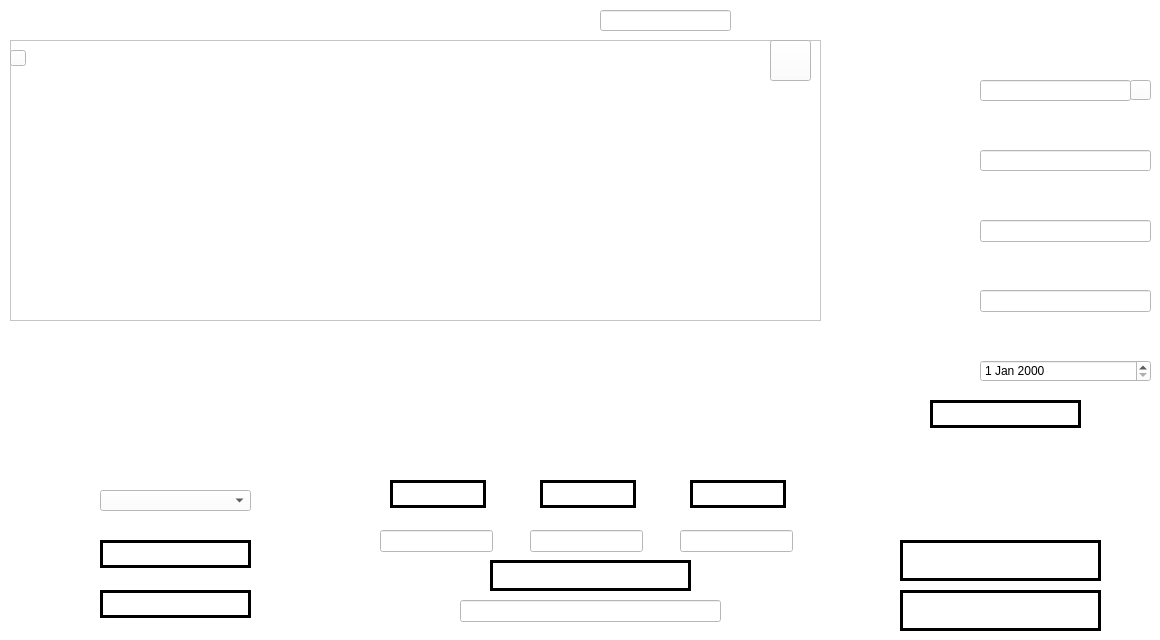
     <widget class="QWidget" name="tab">
      <property name="styleSheet">
       <string notr="true">border-color: rgb(255, 255, 255);
background-color: rgb(255, 255, 255);</string>
      </property>
      <attribute name="title">
       <string>DEPENSES</string>
      </attribute>
      <widget class="QTableView" name="tab_dep">
       <property name="geometry">
        <rect>
         <x>10</x>
         <y>40</y>
         <width>811</width>
         <height>281</height>
        </rect>
       </property>
       <property name="styleSheet">
        <string notr="true">border-image: url(:/images/WHITE.png);</string>
       </property>
      </widget>
      <widget class="QPushButton" name="supp_dep">
       <property name="geometry">
        <rect>
         <x>100</x>
         <y>590</y>
         <width>151</width>
         <height>28</height>
        </rect>
       </property>
       <property name="cursor">
        <cursorShape>PointingHandCursor</cursorShape>
       </property>
       <property name="styleSheet">
        <string notr="true"> QPushButton {
color: #ffffff;
border: 3px solid #000000;
font: 10pt &quot;Segoe UI Black&quot;;
border-radius: 15px;
padding: 5px;
background: qradialgradient(cx: 0.3, cy: -0.4,
fx: 0.3, fy: -0.4,
radius: 1.65, stop: 0 #1E73E8, stop: 1 #1E73E8);
min-width: 80px;
}

QPushButton:hover {
background: qradialgradient(cx: 0.3, cy: -0.4,
fx: 0.3, fy: -0.4,
radius: 1.65, stop: 0 #5E9DF5, stop: 1 #5E9DF5);
}

 QPushButton:pressed {
background: qradialgradient(cx: 0.4, cy: -0.1,
fx: 0.4, fy: -0.1,
radius: 1.65, stop: 0 #0936F5, stop: 1 #0936F5);
}</string>
       </property>
       <property name="text">
        <string>Supprimer</string>
       </property>
      </widget>
      <widget class="QPushButton" name="mod_dep">
       <property name="geometry">
        <rect>
         <x>100</x>
         <y>540</y>
         <width>151</width>
         <height>28</height>
        </rect>
       </property>
       <property name="cursor">
        <cursorShape>PointingHandCursor</cursorShape>
       </property>
       <property name="styleSheet">
        <string notr="true"> QPushButton {
color: #ffffff;
border: 3px solid #000000;
font: 10pt &quot;Segoe UI Black&quot;;
border-radius: 26px;
padding: 5px;
background: qradialgradient(cx: 0.3, cy: -0.4,
fx: 0.3, fy: -0.4,
radius: 1.65, stop: 0 #1E73E8, stop: 1 #1E73E8);
min-width: 80px;
}

QPushButton:hover {
background: qradialgradient(cx: 0.3, cy: -0.4,
fx: 0.3, fy: -0.4,
radius: 1.65, stop: 0 #5E9DF5, stop: 1 #5E9DF5);
}

 QPushButton:pressed {
background: qradialgradient(cx: 0.4, cy: -0.1,
fx: 0.4, fy: -0.1,
radius: 1.65, stop: 0 #0936F5, stop: 1 #0936F5);
}</string>
       </property>
       <property name="text">
        <string>Modifier</string>
       </property>
      </widget>
      <widget class="QPushButton" name="refresh_dep">
       <property name="geometry">
        <rect>
         <x>10</x>
         <y>50</y>
         <width>16</width>
         <height>16</height>
        </rect>
       </property>
       <property name="cursor">
        <cursorShape>PointingHandCursor</cursorShape>
       </property>
       <property name="styleSheet">
        <string notr="true">border-image:url(:/images/reffffffffffff.png)</string>
       </property>
       <property name="text">
        <string/>
       </property>
      </widget>
      <widget class="QPushButton" name="pushButton">
       <property name="geometry">
        <rect>
         <x>930</x>
         <y>400</y>
         <width>151</width>
         <height>28</height>
        </rect>
       </property>
       <property name="cursor">
        <cursorShape>PointingHandCursor</cursorShape>
       </property>
       <property name="styleSheet">
        <string notr="true"> QPushButton {
color: #ffffff;
border: 3px solid #000000;
font: 10pt &quot;Segoe UI Black&quot;;
border-radius: 26px;
padding: 5px;
background: qradialgradient(cx: 0.3, cy: -0.4,
fx: 0.3, fy: -0.4,
radius: 1.65, stop: 0 #1E73E8, stop: 1 #1E73E8);
min-width: 80px;
}

QPushButton:hover {
background: qradialgradient(cx: 0.3, cy: -0.4,
fx: 0.3, fy: -0.4,
radius: 1.65, stop: 0 #5E9DF5, stop: 1 #5E9DF5);
}

 QPushButton:pressed {
background: qradialgradient(cx: 0.4, cy: -0.1,
fx: 0.4, fy: -0.1,
radius: 1.65, stop: 0 #0936F5, stop: 1 #0936F5);
}</string>
       </property>
       <property name="text">
        <string>Ajouter</string>
       </property>
      </widget>
      <widget class="QLineEdit" name="ID_DEP">
       <property name="enabled">
        <bool>false</bool>
       </property>
       <property name="geometry">
        <rect>
         <x>980</x>
         <y>80</y>
         <width>151</width>
         <height>21</height>
        </rect>
       </property>
       <property name="styleSheet">
        <string notr="true">border-image: url(:/images/WHITE.png);</string>
       </property>
      </widget>
      <widget class="QLineEdit" name="ACHAT">
       <property name="geometry">
        <rect>
         <x>980</x>
         <y>150</y>
         <width>171</width>
         <height>21</height>
        </rect>
       </property>
       <property name="styleSheet">
        <string notr="true">border-image: url(:/images/WHITE.png);</string>
       </property>
      </widget>
      <widget class="QLineEdit" name="salaire">
       <property name="geometry">
        <rect>
         <x>980</x>
         <y>220</y>
         <width>171</width>
         <height>22</height>
        </rect>
       </property>
       <property name="styleSheet">
        <string notr="true">border-image: url(:/images/WHITE.png);</string>
       </property>
      </widget>
      <widget class="QLineEdit" name="event">
       <property name="geometry">
        <rect>
         <x>980</x>
         <y>290</y>
         <width>171</width>
         <height>22</height>
        </rect>
       </property>
       <property name="styleSheet">
        <string notr="true">border-image: url(:/images/WHITE.png);</string>
       </property>
      </widget>
      <widget class="QDateEdit" name="date_dep">
       <property name="geometry">
        <rect>
         <x>980</x>
         <y>360</y>
         <width>171</width>
         <height>22</height>
        </rect>
       </property>
       <property name="styleSheet">
        <string notr="true">border-image: url(:/images/WHITE.png);</string>
       </property>
      </widget>
      <widget class="QPushButton" name="pushButton_5">
       <property name="geometry">
        <rect>
         <x>1130</x>
         <y>80</y>
         <width>21</width>
         <height>20</height>
        </rect>
       </property>
       <property name="cursor">
        <cursorShape>PointingHandCursor</cursorShape>
       </property>
       <property name="styleSheet">
        <string notr="true">border-image: url(:/images/reffffffffffff.png);</string>
       </property>
       <property name="text">
        <string/>
       </property>
      </widget>
      <widget class="QPushButton" name="print">
       <property name="geometry">
        <rect>
         <x>770</x>
         <y>40</y>
         <width>41</width>
         <height>41</height>
        </rect>
       </property>
       <property name="cursor">
        <cursorShape>PointingHandCursor</cursorShape>
       </property>
       <property name="styleSheet">
        <string notr="true">background-image:url(:/images/WHITE.png);
border-image:url(:/images/print.png);
</string>
       </property>
       <property name="text">
        <string/>
       </property>
      </widget>
      <widget class="QComboBox" name="comboBox_dep">
       <property name="geometry">
        <rect>
         <x>100</x>
         <y>490</y>
         <width>151</width>
         <height>21</height>
        </rect>
       </property>
       <property name="styleSheet">
        <string notr="true">border-image: url(:/images/WHITE.png);</string>
       </property>
      </widget>
      <widget class="QPushButton" name="pushButton_8">
       <property name="geometry">
        <rect>
         <x>900</x>
         <y>540</y>
         <width>201</width>
         <height>41</height>
        </rect>
       </property>
       <property name="font">
        <font>
         <family>Segoe UI Black</family>
         <pointsize>10</pointsize>
         <weight>50</weight>
         <italic>false</italic>
         <bold>false</bold>
        </font>
       </property>
       <property name="cursor">
        <cursorShape>PointingHandCursor</cursorShape>
       </property>
       <property name="styleSheet">
        <string notr="true"> QPushButton {
color: #ffffff;
border: 3px solid #000000;
font: 10pt &quot;Segoe UI Black&quot;;
border-radius: 26px;
padding: 5px;
background: qradialgradient(cx: 0.3, cy: -0.4,
fx: 0.3, fy: -0.4,
radius: 1.65, stop: 0 #1E73E8, stop: 1 #1E73E8);
min-width: 80px;
}

QPushButton:hover {
background: qradialgradient(cx: 0.3, cy: -0.4,
fx: 0.3, fy: -0.4,
radius: 1.65, stop: 0 #5E9DF5, stop: 1 #5E9DF5);
}

 QPushButton:pressed {
background: qradialgradient(cx: 0.4, cy: -0.1,
fx: 0.4, fy: -0.1,
radius: 1.65, stop: 0 #0936F5, stop: 1 #0936F5);
}</string>
       </property>
       <property name="text">
        <string>Statistiques Depenses</string>
       </property>
      </widget>
      <widget class="QLabel" name="label_9">
       <property name="geometry">
        <rect>
         <x>880</x>
         <y>80</y>
         <width>81</width>
         <height>21</height>
        </rect>
       </property>
       <property name="font">
        <font>
         <pointsize>12</pointsize>
        </font>
       </property>
       <property name="styleSheet">
        <string notr="true">border-color:#ffffff;
color:white;
</string>
       </property>
       <property name="text">
        <string>ID_DEP:</string>
       </property>
      </widget>
      <widget class="QLabel" name="label_10">
       <property name="geometry">
        <rect>
         <x>880</x>
         <y>150</y>
         <width>71</width>
         <height>21</height>
        </rect>
       </property>
       <property name="font">
        <font>
         <pointsize>12</pointsize>
        </font>
       </property>
       <property name="styleSheet">
        <string notr="true">border-color:#ffffff;
color:white;
</string>
       </property>
       <property name="text">
        <string>ACHAT:</string>
       </property>
      </widget>
      <widget class="QLabel" name="label_11">
       <property name="geometry">
        <rect>
         <x>870</x>
         <y>220</y>
         <width>91</width>
         <height>21</height>
        </rect>
       </property>
       <property name="font">
        <font>
         <pointsize>12</pointsize>
        </font>
       </property>
       <property name="styleSheet">
        <string notr="true">border-color:#ffffff;
color:white;
</string>
       </property>
       <property name="text">
        <string>SALAIRE:</string>
       </property>
      </widget>
      <widget class="QLabel" name="label_13">
       <property name="geometry">
        <rect>
         <x>850</x>
         <y>290</y>
         <width>121</width>
         <height>21</height>
        </rect>
       </property>
       <property name="font">
        <font>
         <pointsize>12</pointsize>
        </font>
       </property>
       <property name="styleSheet">
        <string notr="true">border-color:#ffffff;
color:white;
</string>
       </property>
       <property name="text">
        <string>EVENEMENT:</string>
       </property>
      </widget>
      <widget class="QLabel" name="label_14">
       <property name="geometry">
        <rect>
         <x>870</x>
         <y>360</y>
         <width>101</width>
         <height>21</height>
        </rect>
       </property>
       <property name="font">
        <font>
         <pointsize>12</pointsize>
        </font>
       </property>
       <property name="styleSheet">
        <string notr="true">border-color:#ffffff;
color:white;
</string>
       </property>
       <property name="text">
        <string>DATE_DEP:</string>
       </property>
      </widget>
      <widget class="QLineEdit" name="somme_achat">
       <property name="enabled">
        <bool>false</bool>
       </property>
       <property name="geometry">
        <rect>
         <x>380</x>
         <y>530</y>
         <width>113</width>
         <height>22</height>
        </rect>
       </property>
       <property name="styleSheet">
        <string notr="true">border-image: url(:/images/WHITE.png);</string>
       </property>
      </widget>
      <widget class="QLineEdit" name="somme_salaire">
       <property name="enabled">
        <bool>false</bool>
       </property>
       <property name="geometry">
        <rect>
         <x>530</x>
         <y>530</y>
         <width>113</width>
         <height>22</height>
        </rect>
       </property>
       <property name="styleSheet">
        <string notr="true">border-image: url(:/images/WHITE.png);</string>
       </property>
      </widget>
      <widget class="QLineEdit" name="somme_event">
       <property name="enabled">
        <bool>false</bool>
       </property>
       <property name="geometry">
        <rect>
         <x>680</x>
         <y>530</y>
         <width>113</width>
         <height>22</height>
        </rect>
       </property>
       <property name="styleSheet">
        <string notr="true">border-image: url(:/images/WHITE.png);</string>
       </property>
      </widget>
      <widget class="QLineEdit" name="DEP_ALL">
       <property name="enabled">
        <bool>false</bool>
       </property>
       <property name="geometry">
        <rect>
         <x>460</x>
         <y>600</y>
         <width>261</width>
         <height>22</height>
        </rect>
       </property>
       <property name="styleSheet">
        <string notr="true">border-image: url(:/images/WHITE.png);</string>
       </property>
      </widget>
      <widget class="QPushButton" name="pushButton_10">
       <property name="geometry">
        <rect>
         <x>540</x>
         <y>480</y>
         <width>96</width>
         <height>28</height>
        </rect>
       </property>
       <property name="cursor">
        <cursorShape>PointingHandCursor</cursorShape>
       </property>
       <property name="styleSheet">
        <string notr="true"> QPushButton {
color: #ffffff;
border: 3px solid #000000;
font: 10pt &quot;Segoe UI Black&quot;;
border-radius: 26px;
padding: 5px;
background: qradialgradient(cx: 0.3, cy: -0.4,
fx: 0.3, fy: -0.4,
radius: 1.65, stop: 0 #1E73E8, stop: 1 #1E73E8);
min-width: 80px;
}

QPushButton:hover {
background: qradialgradient(cx: 0.3, cy: -0.4,
fx: 0.3, fy: -0.4,
radius: 1.65, stop: 0 #5E9DF5, stop: 1 #5E9DF5);
}

 QPushButton:pressed {
background: qradialgradient(cx: 0.4, cy: -0.1,
fx: 0.4, fy: -0.1,
radius: 1.65, stop: 0 #0936F5, stop: 1 #0936F5);
}</string>
       </property>
       <property name="text">
        <string>Salaire</string>
       </property>
      </widget>
      <widget class="QPushButton" name="pushButton_11">
       <property name="geometry">
        <rect>
         <x>390</x>
         <y>480</y>
         <width>96</width>
         <height>28</height>
        </rect>
       </property>
       <property name="cursor">
        <cursorShape>PointingHandCursor</cursorShape>
       </property>
       <property name="styleSheet">
        <string notr="true"> QPushButton {
color: #ffffff;
border: 3px solid #000000;
font: 10pt &quot;Segoe UI Black&quot;;
border-radius: 26px;
padding: 5px;
background: qradialgradient(cx: 0.3, cy: -0.4,
fx: 0.3, fy: -0.4,
radius: 1.65, stop: 0 #1E73E8, stop: 1 #1E73E8);
min-width: 80px;
}

QPushButton:hover {
background: qradialgradient(cx: 0.3, cy: -0.4,
fx: 0.3, fy: -0.4,
radius: 1.65, stop: 0 #5E9DF5, stop: 1 #5E9DF5);
}

 QPushButton:pressed {
background: qradialgradient(cx: 0.4, cy: -0.1,
fx: 0.4, fy: -0.1,
radius: 1.65, stop: 0 #0936F5, stop: 1 #0936F5);
}</string>
       </property>
       <property name="text">
        <string>Achat</string>
       </property>
      </widget>
      <widget class="QPushButton" name="pushButton_12">
       <property name="geometry">
        <rect>
         <x>690</x>
         <y>480</y>
         <width>96</width>
         <height>28</height>
        </rect>
       </property>
       <property name="cursor">
        <cursorShape>PointingHandCursor</cursorShape>
       </property>
       <property name="styleSheet">
        <string notr="true"> QPushButton {
color: #ffffff;
border: 3px solid #000000;
font: 10pt &quot;Segoe UI Black&quot;;
border-radius: 26px;
padding: 5px;
background: qradialgradient(cx: 0.3, cy: -0.4,
fx: 0.3, fy: -0.4,
radius: 1.65, stop: 0 #1E73E8, stop: 1 #1E73E8);
min-width: 80px;
}

QPushButton:hover {
background: qradialgradient(cx: 0.3, cy: -0.4,
fx: 0.3, fy: -0.4,
radius: 1.65, stop: 0 #5E9DF5, stop: 1 #5E9DF5);
}

 QPushButton:pressed {
background: qradialgradient(cx: 0.4, cy: -0.1,
fx: 0.4, fy: -0.1,
radius: 1.65, stop: 0 #0936F5, stop: 1 #0936F5);
}</string>
       </property>
       <property name="text">
        <string>Event</string>
       </property>
      </widget>
      <widget class="QLabel" name="label_3">
       <property name="geometry">
        <rect>
         <x>970</x>
         <y>40</y>
         <width>91</width>
         <height>31</height>
        </rect>
       </property>
       <property name="font">
        <font>
         <pointsize>16</pointsize>
        </font>
       </property>
       <property name="styleSheet">
        <string notr="true">border-color:#ffffff;
color:white;
</string>
       </property>
       <property name="text">
        <string>Ajouter</string>
       </property>
      </widget>
      <widget class="QLabel" name="label_4">
       <property name="geometry">
        <rect>
         <x>60</x>
         <y>410</y>
         <width>231</width>
         <height>31</height>
        </rect>
       </property>
       <property name="font">
        <font>
         <pointsize>16</pointsize>
        </font>
       </property>
       <property name="styleSheet">
        <string notr="true">border-color:#ffffff;
color:white;
</string>
       </property>
       <property name="text">
        <string>Modifier/Supprimer</string>
       </property>
      </widget>
      <widget class="QPushButton" name="somme_dep">
       <property name="geometry">
        <rect>
         <x>490</x>
         <y>560</y>
         <width>201</width>
         <height>31</height>
        </rect>
       </property>
       <property name="cursor">
        <cursorShape>PointingHandCursor</cursorShape>
       </property>
       <property name="styleSheet">
        <string notr="true"> QPushButton {
color: #ffffff;
border: 3px solid #000000;
font: 10pt &quot;Segoe UI Black&quot;;
border-radius: 26px;
padding: 5px;
background: qradialgradient(cx: 0.3, cy: -0.4,
fx: 0.3, fy: -0.4,
radius: 1.65, stop: 0 #1E73E8, stop: 1 #1E73E8);
min-width: 80px;
}

QPushButton:hover {
background: qradialgradient(cx: 0.3, cy: -0.4,
fx: 0.3, fy: -0.4,
radius: 1.65, stop: 0 #5E9DF5, stop: 1 #5E9DF5);
}

 QPushButton:pressed {
background: qradialgradient(cx: 0.4, cy: -0.1,
fx: 0.4, fy: -0.1,
radius: 1.65, stop: 0 #0936F5, stop: 1 #0936F5);
}</string>
       </property>
       <property name="text">
        <string>Somme Des Depenses</string>
       </property>
      </widget>
      <widget class="QPushButton" name="pushButton_15">
       <property name="geometry">
        <rect>
         <x>900</x>
         <y>590</y>
         <width>201</width>
         <height>41</height>
        </rect>
       </property>
       <property name="cursor">
        <cursorShape>PointingHandCursor</cursorShape>
       </property>
       <property name="styleSheet">
        <string notr="true"> QPushButton {
color: #ffffff;
border: 3px solid #000000;
font: 10pt &quot;Segoe UI Black&quot;;
border-radius: 26px;
padding: 5px;
background: qradialgradient(cx: 0.3, cy: -0.4,
fx: 0.3, fy: -0.4,
radius: 1.65, stop: 0 #1E73E8, stop: 1 #1E73E8);
min-width: 80px;
}

QPushButton:hover {
background: qradialgradient(cx: 0.3, cy: -0.4,
fx: 0.3, fy: -0.4,
radius: 1.65, stop: 0 #5E9DF5, stop: 1 #5E9DF5);
}

 QPushButton:pressed {
background: qradialgradient(cx: 0.4, cy: -0.1,
fx: 0.4, fy: -0.1,
radius: 1.65, stop: 0 #0936F5, stop: 1 #0936F5);
}</string>
       </property>
       <property name="text">
        <string>Statisitques Global</string>
       </property>
      </widget>
      <widget class="QLabel" name="label_21">
       <property name="geometry">
        <rect>
         <x>910</x>
         <y>500</y>
         <width>171</width>
         <height>31</height>
        </rect>
       </property>
       <property name="font">
        <font>
         <pointsize>20</pointsize>
        </font>
       </property>
       <property name="styleSheet">
        <string notr="true">border-color:#ffffff;
color:white;
</string>
       </property>
       <property name="text">
        <string>Statistiques</string>
       </property>
      </widget>
      <widget class="QLabel" name="label_12">
       <property name="geometry">
        <rect>
         <x>400</x>
         <y>400</y>
         <width>341</width>
         <height>41</height>
        </rect>
       </property>
       <property name="font">
        <font>
         <pointsize>20</pointsize>
        </font>
       </property>
       <property name="styleSheet">
        <string notr="true">border-color:#ffffff;
color:white;
</string>
       </property>
       <property name="text">
        <string>Calculer vos depesnses</string>
       </property>
      </widget>
      <widget class="QLineEdit" name="reche_dep">
       <property name="geometry">
        <rect>
         <x>600</x>
         <y>10</y>
         <width>131</width>
         <height>21</height>
        </rect>
       </property>
       <property name="styleSheet">
        <string notr="true">border-image: url(:/images/WHITE.png);</string>
       </property>
      </widget>
      <widget class="QLabel" name="label_89">
       <property name="geometry">
        <rect>
         <x>460</x>
         <y>0</y>
         <width>131</width>
         <height>31</height>
        </rect>
       </property>
       <property name="font">
        <font>
         <pointsize>16</pointsize>
        </font>
       </property>
       <property name="styleSheet">
        <string notr="true">border-color:#ffffff;
color:white;
</string>
       </property>
       <property name="text">
        <string>Recherche</string>
       </property>
      </widget>
     </widget>
